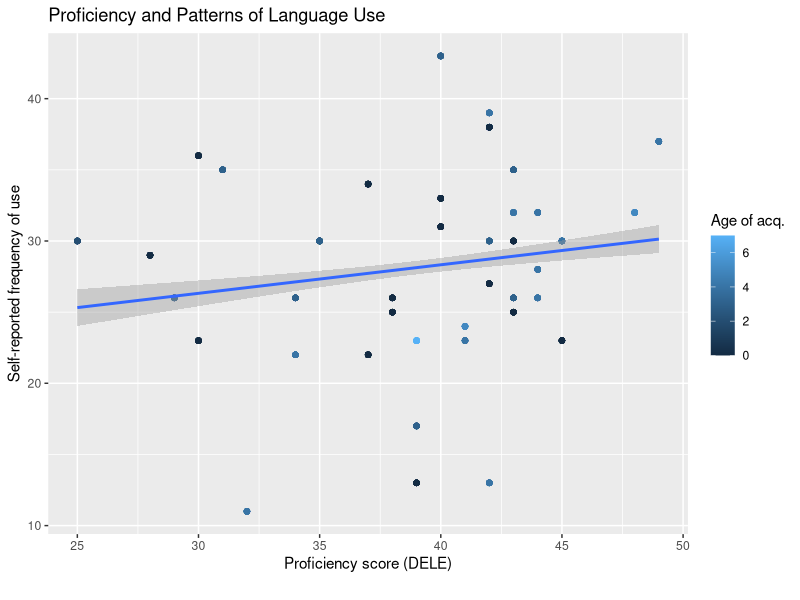

Here is the R script that generated this plot:
library(tidyverse)
library(lme4)
library(lmerTest)
library(glmmTMB)
library(emmeans)

# Preparation of data
Heritage_Participant_Data = read_csv("./CSV Files/Heritage/Heritage EPT Preterit Data.csv")
L2_Participant_Data = read_csv("./CSV Files/L2 Learners/L2 Learners EPT Preterit Data.csv")
Comparison_Participant_Data = read_csv("./CSV Files/Comparison/Comparison EPT Preterit Data.csv")

Participant_Data = rbind(Heritage_Participant_Data, L2_Participant_Data, Comparison_Participant_Data)


# Correlation measure for HS use/proficiency
Heritage_Participant_Data %>% 
  ggplot(aes(x = DELE, y = FofA, color = AoA_ENG)) +
  geom_point() +
  geom_smooth(method = lm) +
  labs(x = 'Proficiency score (DELE)', y = 'Self-reported frequency of use', caption = '', 
       title = 'Proficiency and Patterns of Language Use', color = "Age of acq.")

Heritage_Proficiency_FofU_Correlation <- lm(FofA_Std ~ DELE_Std, data = Heritage_Participant_Data)
summary(Heritage_Proficiency_FofU_Correlation)

# Participant statistics
## Age
Age = Participant_Data %>%
  group_by(ExpGroup) %>%
  summarize(Average = mean(Age), na.rm = T, SD = sd(Age, na.rm = T), max(Age), min(Age))


## Age of acquisition of Spanish
Spanish_Acquisition = Participant_Data %>%
  group_by(ExpGroup) %>%
  summarize(Average = mean(AoA_SPA), na.rm = T, SD = sd(AoA_SPA, na.rm = T), max(AoA_SPA), min(AoA_SPA))


## Age of acquisition of English
English_Acquisition = Participant_Data %>%
  group_by(ExpGroup) %>%
  summarize(Average = mean(AoA_ENG), na.rm = T, SD = sd(AoA_ENG, na.rm = T), max(AoA_ENG), min(AoA_ENG))


## Length of residence
LOR = Participant_Data %>%
  group_by(ExpGroup) %>%
  summarize(Average = mean(LOR), na.rm = T, SD = sd(LOR, na.rm = T), max(LOR), min(LOR))


## Self-rated proficiency
SelfProf = Participant_Data %>%
  group_by(ExpGroup) %>%
  summarize(Average = mean(SelfProf), na.rm = T, SD = sd(SelfProf, na.rm = T), max(SelfProf), min(SelfProf))


## Self-rated dominance
SelfDom = Participant_Data %>%
  group_by(ExpGroup) %>%
  summarize(Average = mean(SelfDom), na.rm = T, SD = sd(SelfDom, na.rm = T), max(SelfDom), min(SelfDom))


## DELE scores
DELE = Participant_Data %>%
  group_by(ExpGroup) %>%
  summarize(Average = mean(DELE), na.rm = T, SD = sd(DELE, na.rm = T), max(DELE), min(DELE))

## Frequency of activation
FofA = Participant_Data %>%
  group_by(ExpGroup) %>%
  summarize(Average = mean(FofA), na.rm = T, SD = sd(FofA, na.rm = T), max(FofA), min(FofA))
